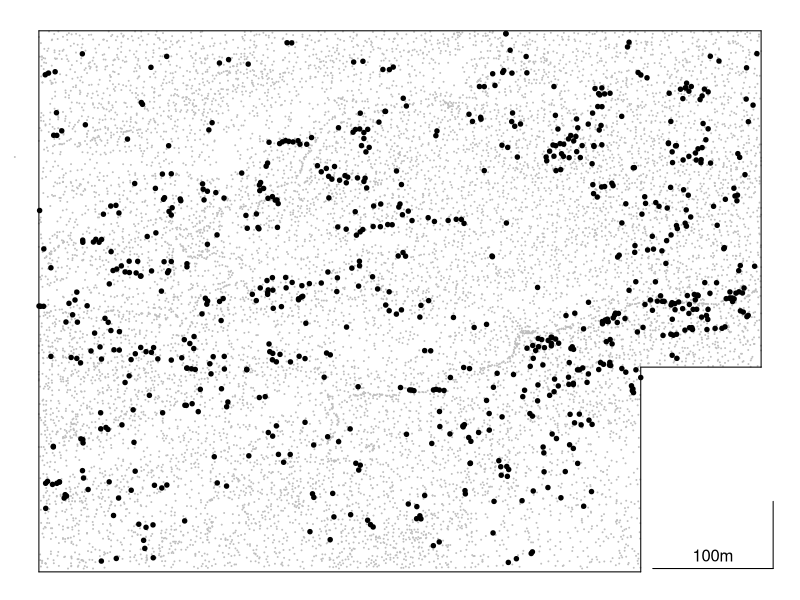
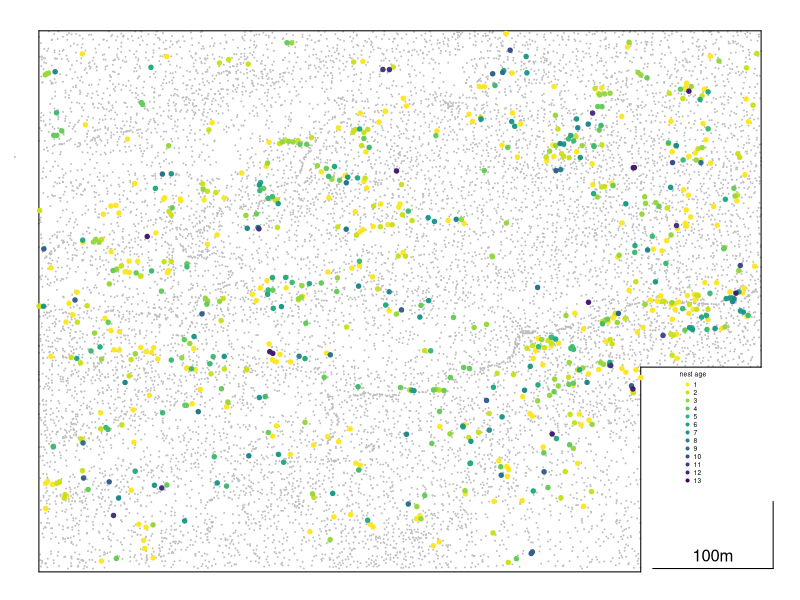

Generate these figures, in order, with R:
dir()
data <- read.csv("Azteca_census_data_Jan_2018.csv")
library(viridis)

## get a nest df of nests which are alive 
nests.df <- data[data$y16 > 0, ] 

dev.new(height=4.3,width=3.2)

par(mfrow=c(1,1),mai=c(0.1,0.1,0.1,0.1))
plot(data $y_coord, data$x_coord,cex=0.03,xlab="",ylab="",xlim=c(600,0),ylim=c(-300,500),lty=0.5,pch=1,bty="n",yaxt="n",xaxt="n",col="grey")
points(nests.df $y_coord, nests.df$x_coord,cex=0.6,col="black",pch=19,lwd=1)
segments(90,-300,-10,-300)
segments(-10,-300,-10,-200)
text(40,-280,"100m")

#delinate the plot
segments(100,-305,100,0,lty=1,lwd=1)
segments(100,0,0,0,lty=1,lwd=1)
segments(0,0,0,501,lty=1,lwd=1)
segments(600,501,0,501,lty=1,lwd=1)
segments(600,-305,600,501,lty=1,lwd=1)
segments(600,-305,100,-305,lty=1,lwd=1)


#dev.new(height=5.3,width=4.2)
dev.new(height=4.3,width=3.2)
par(mfrow=c(1,1),mai=c(0.1,0.1,0.1,0.1))
plot(data $y_coord, data$x_coord,cex=0.03,xlab="",ylab="",xlim=c(600,0),ylim=c(-300,500),lty=0.5,pch=1,bty="n",yaxt="n",xaxt="n",col="grey")
segments(90,-300,-10,-300)
segments(-10,-300,-10,-200)
text(40,-280,"100m")

#delinate the plot
segments(100,-305,100,0,lty=1,lwd=1)
segments(100,0,0,0,lty=1,lwd=1)
segments(0,0,0,501,lty=1,lwd=1)
segments(600,501,0,501,lty=1,lwd=1)
segments(600,-305,600,501,lty=1,lwd=1)
segments(600,-305,100,-305,lty=1,lwd=1)

for(xx in 1:max(nests.df$y16)){
	single.yr.nests <- nests.df[nests.df$y16 == xx, ]
	points(single.yr.nests $y_coord, single.yr.nests $x_coord,cex=0.6,col=viridis(max(nests.df$y16+1),direction=-1)[single.yr.nests$y16],pch=19,lwd=1)

}

legend(69,-2,col=viridis(max(nests.df$y16),direction=-1),legend=seq(1,max(nests.df$y16),1),cex=0.4,pch=19,bty="n",title="nest age")

